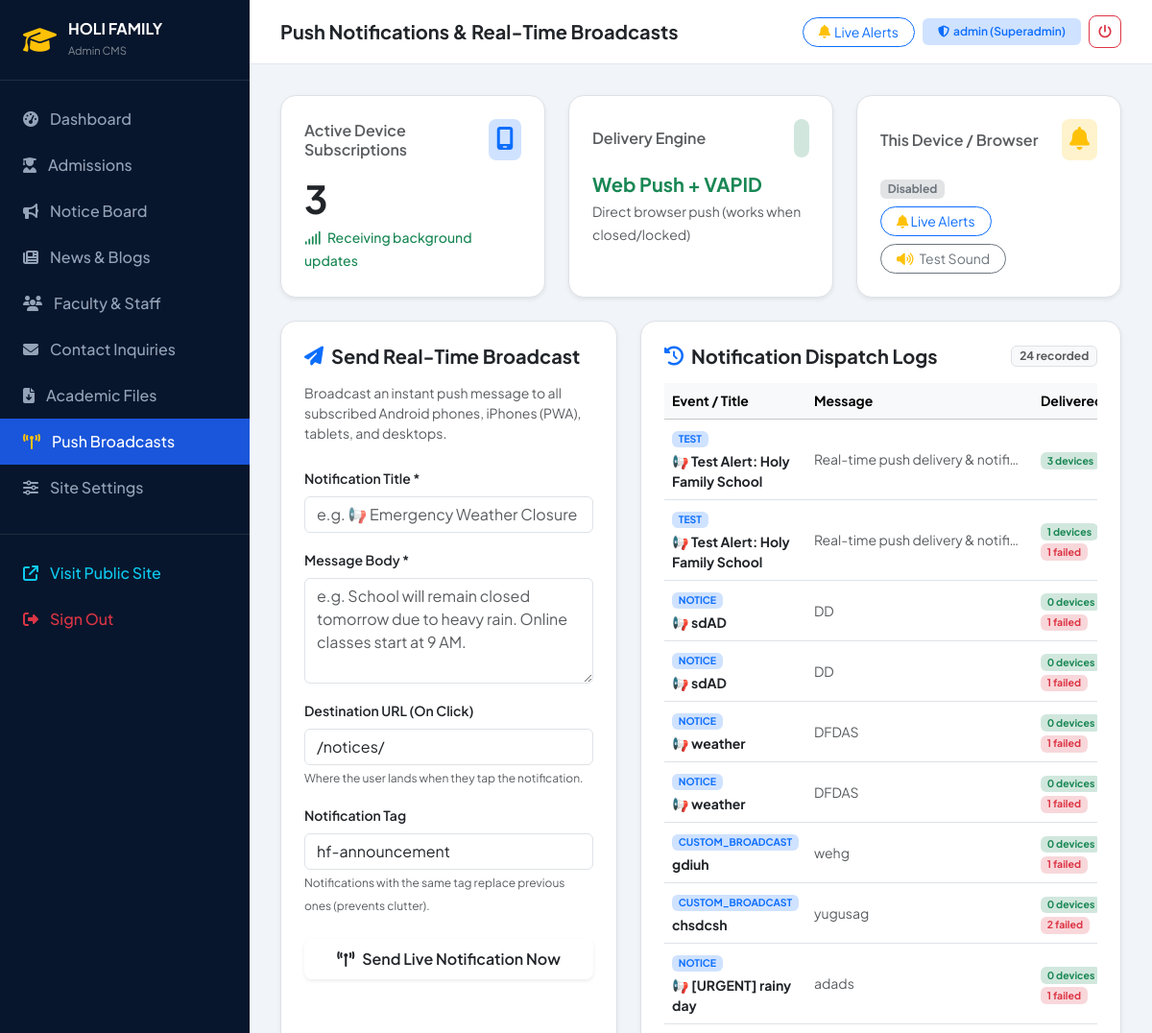
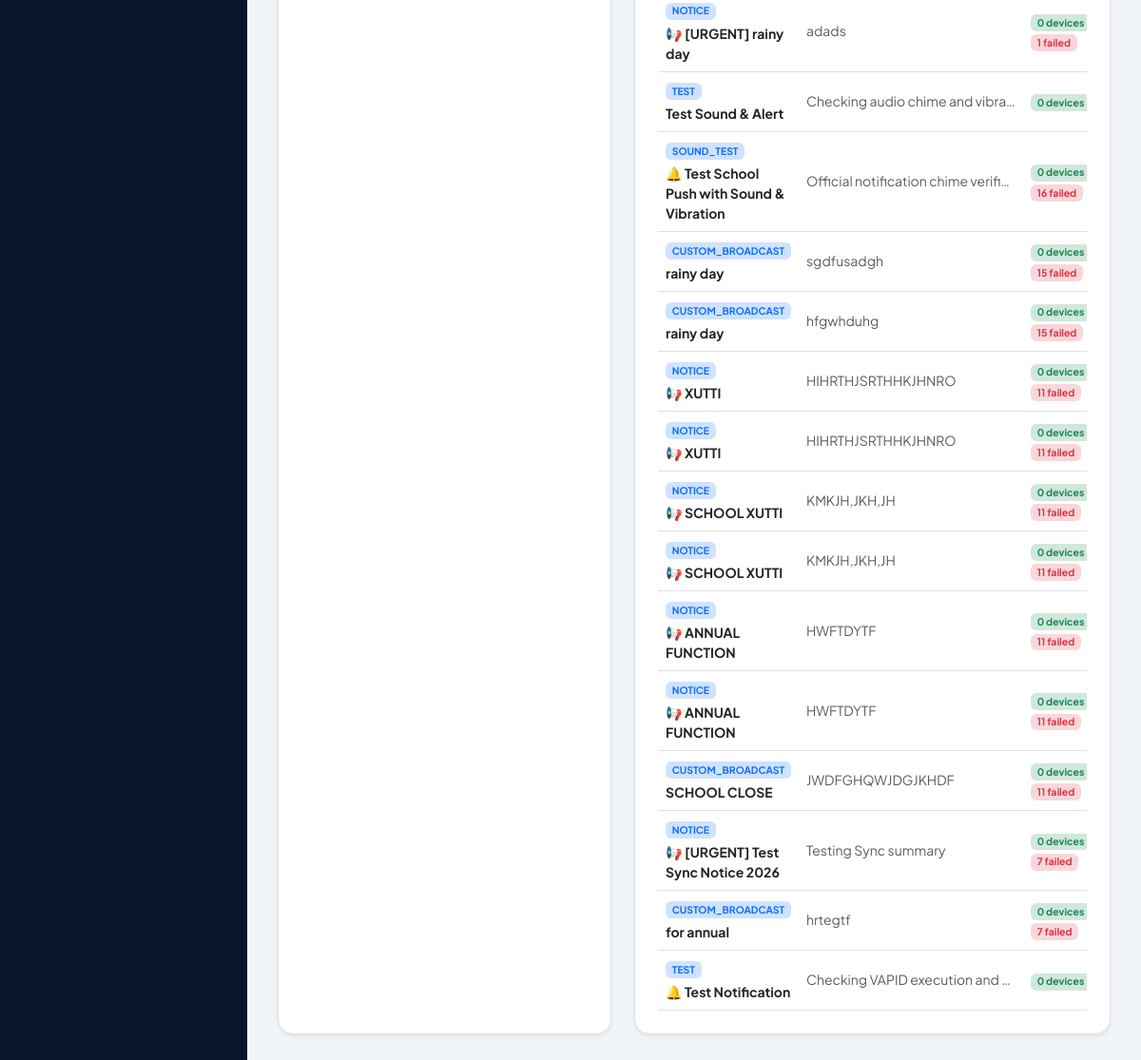
Page /portal/push/manager/ (signed in) on the committed database (2 pictures, top to bottom).
### portal/models.py (models this page shows, shortened)
class NotificationLog(models.Model):
    STATUS_CHOICES = [
        ('sent', 'Successfully Delivered'),
        ('failed', 'Failed'),
        ('partial', 'Partially Delivered'),
    ]
    title = models.CharField(max_length=255)
    body = models.TextField()
    url = models.CharField(max_length=500, default='/')
    icon = models.CharField(max_length=500, blank=True, default='/static/icons/icon-192x192.png')
    tag = models.CharField(max_length=100, blank=True, default='hf-announcement')
    event_type = models.CharField(max_length=100, default='general')
    success_count = models.PositiveIntegerField(default=0)
    failure_count = models.PositiveIntegerField(default=0)
    status = models.CharField(max_length=20, choices=STATUS_CHOICES, default='sent')
    created_at = models.DateTimeField(auto_now_add=True)
    class Meta:
        ordering = ['-created_at']
        verbose_name = "Notification Log"
        verbose_name_plural = "Notification Logs"

### portal/views.py (the view, shortened to what this page needs)
# urls.py: path('push/manager/', views.push_notifications_manager, name='push_manager'),
@login_required
def push_notifications_manager(request):
    subscriptions = PushSubscription.objects.filter(is_active=True)
    logs = NotificationLog.objects.all()[:30]
    return render(request, 'portal/push_manager.html', {
        'subscriptions': subscriptions,
        'logs': logs,
        'total_subscribers': subscriptions.count(),
    })

### school/context_processors.py (called while the page is built)
def school_global_context(request):
    school_info = SchoolProfile.objects.first()
    recent_notices = Notice.objects.filter(is_published=True)[:5]
    return {
        'school_info': school_info,
        'global_recent_notices': recent_notices,
    }

### templates/portal/push_manager.html (shortened to what this page needs)
{% extends 'portal/base_admin.html' %}
{% load static %}
{% block page_title %}Push Notifications & Real-Time Broadcasts{% endblock %}
{% block admin_content %}
<div class="row g-4 mb-4">
  <div class="col-md-4">
    <div class="admin-card p-4 h-100 border bg-white rounded-4 shadow-sm">
      <div class="d-flex align-items-center justify-content-between mb-3">
        <h6 class="text-muted fw-semibold mb-0">Active Device Subscriptions</h6>
        <div class="p-2 rounded-3 bg-primary-subtle text-primary">
          <i class="fa-solid fa-mobile-screen fs-4"></i>
        </div>
      </div>
      <h2 class="display-6 fw-bold text-dark mb-1">{{ total_subscribers }}</h2>
      <small class="text-success fw-medium"><i class="fa-solid fa-signal me-1"></i> Receiving background updates</small>
    </div>
  </div>
  <div class="col-md-4">
    <div class="admin-card p-4 h-100 border bg-white rounded-4 shadow-sm">
      <div class="d-flex align-items-center justify-content-between mb-3">
        <h6 class="text-muted fw-semibold mb-0">Delivery Engine</h6>
        <div class="p-2 rounded-3 bg-success-subtle text-success">
        </div>
      </div>
      <h5 class="fw-bold text-success mb-1">Web Push + VAPID</h5>
      <small class="text-muted">Direct browser push (works when closed/locked)</small>
    </div>
  </div>
  <div class="col-md-4">
    <div class="admin-card p-4 h-100 border bg-white rounded-4 shadow-sm">
      <div class="d-flex align-items-center justify-content-between mb-3">
        <h6 class="text-muted fw-semibold mb-0">This Device / Browser</h6>
        <div class="p-2 rounded-3 bg-warning-subtle text-warning">
          <i class="fa-solid fa-bell fs-4"></i>
        </div>
      </div>
      <div class="mb-2">
        <span data-push-status class="badge bg-secondary-subtle text-secondary">Checking...</span>
      </div>
      <div class="d-flex flex-wrap gap-2">
        <button type="button" data-push-toggle class="btn btn-sm btn-outline-primary rounded-pill px-3 py-1">
        </button>
        <button type="button" onclick="if(window.hfPWA) window.hfPWA.playNotificationSound();" class="btn btn-sm btn-outline-secondary rounded-pill px-3 py-1" title="Test Notification Chime">
          <i class="fa-solid fa-volume-high text-warning me-1"></i> Test Sound
        </button>
      </div>
    </div>
  </div>
</div>
<div class="row g-4">
  <div class="col-lg-5">
    <div class="admin-card p-4 bg-white border rounded-4 shadow-sm h-100">
      <h5 class="fw-bold text-dark mb-3 d-flex align-items-center gap-2">
        <i class="fa-solid fa-paper-plane text-primary"></i> Send Real-Time Broadcast
      </h5>
      <p class="text-muted small mb-4">
        Broadcast an instant push message to all subscribed Android phones, iPhones (PWA), tablets, and desktops.
      </p>
      <form method="POST" action="{% url 'portal:push_manager' %}">
        <div class="mb-3">
          <label class="form-label fw-semibold small">Notification Title *</label>
          <input type="text" name="title" class="form-control" placeholder="e.g. 📢 Emergency Weather Closure" required maxlength="100">
        </div>
        <div class="mb-3">
          <label class="form-label fw-semibold small">Message Body *</label>
          <textarea name="body" rows="4" class="form-control" placeholder="e.g. School will remain closed tomorrow due to heavy rain. Online classes start at 9 AM." required maxlength="300"></textarea>
        </div>
        <div class="mb-3">
          <label class="form-label fw-semibold small">Destination URL (On Click)</label>
          <input type="text" name="url" class="form-control" value="/notices/" placeholder="/notices/ or https://...">
          <small class="text-muted" style="font-size: 0.75rem;">Where the user lands when they tap the notification.</small>
        </div>
        <div class="mb-4">
          <label class="form-label fw-semibold small">Notification Tag</label>
          <input type="text" name="tag" class="form-control" value="hf-announcement" placeholder="hf-announcement">
          <small class="text-muted" style="font-size: 0.75rem;">Notifications with the same tag replace previous ones (prevents clutter).</small>
        </div>
        <button type="submit" class="btn btn-hf-primary w-100 py-2 fw-semibold rounded-3 shadow-sm d-flex align-items-center justify-content-center gap-2">
          <i class="fa-solid fa-tower-broadcast"></i>
          <span>Send Live Notification Now</span>
        </button>
      </form>
    </div>
  </div>
  <div class="col-lg-7">
    <div class="admin-card p-4 bg-white border rounded-4 shadow-sm h-100">
      <div class="d-flex justify-content-between align-items-center mb-3">
        <h5 class="fw-bold text-dark mb-0 d-flex align-items-center gap-2">
          <i class="fa-solid fa-clock-rotate-left text-primary"></i> Notification Dispatch Logs
        </h5>
        <span class="badge bg-light text-muted border">{{ logs.count }} recorded</span>
      </div>
      <div class="table-responsive">
        <table class="table table-hover align-middle mb-0 small">
          <thead class="table-light">
            <tr>
              <th>Event / Title</th>
              <th>Message</th>
              <th>Delivered</th>
            </tr>
          </thead>
          <tbody>
            {% for log in logs %}
            <tr>
              <td>
                <span class="badge bg-primary-subtle text-primary text-uppercase" style="font-size: 0.65rem;">{{ log.event_type }}</span>
                <div class="fw-bold text-dark mt-1">{{ log.title }}</div>
              </td>
              <td>
                <div class="text-truncate text-muted" style="max-width: 220px;" title="{{ log.body }}">{{ log.body }}</div>
              </td>
              <td>
                <span class="badge bg-success-subtle text-success">{{ log.success_count }} devices</span>
                {% if log.failure_count > 0 %}
                <span class="badge bg-danger-subtle text-danger">{{ log.failure_count }} failed</span>
                {% endif %}
              </td>
            </tr>
            {% endfor %}
          </tbody>
        </table>
      </div>
    </div>
  </div>
</div>
{% endblock %}

### templates/portal/base_admin.html (shortened to what this page needs)
{% load static %}
<!DOCTYPE html>
<html lang="en">
<head>
  <link href="https://cdn.jsdelivr.net/npm/bootstrap@5.3.3/dist/css/bootstrap.min.css" rel="stylesheet">
  <link rel="stylesheet" href="https://cdnjs.cloudflare.com/ajax/libs/font-awesome/6.5.1/css/all.min.css">
  <link rel="stylesheet" href="{% static 'css/admin.css' %}">
</head>
<body class="admin-body">
  <div class="admin-wrapper">
    <aside class="admin-sidebar">
      <div class="sidebar-brand">
        <i class="fa-solid fa-graduation-cap text-warning fs-3"></i>
        <div>
          <h6 class="fw-bold mb-0 text-white">HOLI FAMILY</h6>
          <small class="text-white-50" style="font-size: 0.7rem;">Admin CMS</small>
        </div>
      </div>
      <ul class="nav flex-column py-3">
        <li class="nav-item">
          <a class="nav-link {% if request.resolver_match.url_name == 'dashboard' %}active{% endif %}" href="{% url 'portal:dashboard' %}">
            <i class="fa-solid fa-gauge-high"></i> Dashboard
          </a>
        </li>
        <li class="nav-item">
          <a class="nav-link {% if 'admissions' in request.path %}active{% endif %}" href="{% url 'portal:manage_admissions' %}">
            <i class="fa-solid fa-user-graduate"></i> Admissions
          </a>
        </li>
        <li class="nav-item">
          <a class="nav-link {% if 'notices' in request.path %}active{% endif %}" href="{% url 'portal:manage_notices' %}">
            <i class="fa-solid fa-bullhorn"></i> Notice Board
          </a>
        </li>
        <li class="nav-item">
          <a class="nav-link {% if 'blogs' in request.path %}active{% endif %}" href="{% url 'portal:manage_blogs' %}">
            <i class="fa-solid fa-newspaper"></i> News & Blogs
          </a>
        </li>
        <li class="nav-item">
          <a class="nav-link {% if 'teachers' in request.path %}active{% endif %}" href="{% url 'portal:manage_teachers' %}">
            <i class="fa-solid fa-users"></i> Faculty & Staff
          </a>
        </li>
        <li class="nav-item">
          <a class="nav-link {% if 'messages' in request.path %}active{% endif %}" href="{% url 'portal:manage_messages' %}">
            <i class="fa-solid fa-envelope"></i> Contact Inquiries
          </a>
        </li>
        <li class="nav-item">
          <a class="nav-link {% if 'resources' in request.path %}active{% endif %}" href="{% url 'portal:manage_resources' %}">
            <i class="fa-solid fa-file-arrow-down"></i> Academic Files
          </a>
        </li>
        <li class="nav-item">
          <a class="nav-link {% if 'push' in request.path %}active{% endif %}" href="{% url 'portal:push_manager' %}">
            <i class="fa-solid fa-tower-broadcast text-warning"></i> Push Broadcasts
          </a>
        </li>
        <li class="nav-item">
          <a class="nav-link {% if 'settings' in request.path %}active{% endif %}" href="{% url 'portal:school_settings' %}">
            <i class="fa-solid fa-sliders"></i> Site Settings
          </a>
        </li>
        <li class="nav-item mt-4 pt-3 border-top border-secondary border-opacity-25">
          <a class="nav-link text-info" href="{% url 'home' %}" target="_blank">
            <i class="fa-solid fa-arrow-up-right-from-square"></i> Visit Public Site
          </a>
        </li>
        <li class="nav-item">
          <a class="nav-link text-danger" href="{% url 'portal:logout' %}">
            <i class="fa-solid fa-right-from-bracket"></i> Sign Out
          </a>
        </li>
      </ul>
    </aside>
    <div class="admin-main">
      <header class="admin-topbar">
        <div class="d-flex align-items-center gap-3 min-w-0">
          <h5 class="mb-0 fw-bold text-dark text-truncate">{% block page_title %}Dashboard Overview{% endblock %}</h5>
        </div>
        <div class="d-flex align-items-center gap-2 text-nowrap flex-shrink-0 ms-3">
          <button type="button" data-push-toggle class="btn btn-outline-primary btn-sm rounded-pill px-3 py-1 text-nowrap d-inline-flex align-items-center gap-1 shadow-2xs">
          </button>
          <span class="badge bg-primary-subtle text-primary px-3 py-2 fw-semibold d-inline-flex align-items-center gap-1 text-nowrap">
            <i class="fa-solid fa-shield-halved"></i> <span>{{ user.username }} ({{ user.is_superuser|yesno:"Superadmin,Editor" }})</span>
          </span>
          <a href="{% url 'portal:logout' %}" class="btn btn-outline-danger btn-sm rounded-3 d-inline-flex align-items-center justify-content-center" style="width: 34px; height: 34px;" title="Sign Out">
            <i class="fa-solid fa-power-off"></i>
          </a>
        </div>
      </header>
      <div class="admin-content">
        {% block admin_content %}{% endblock %}
      </div>
    </div>
  </div>
</body>
</html>

### static/css/admin.css (style rules this page uses)
:root { --hf-admin-sidebar-bg: #07162c; --hf-admin-sidebar-hover: #0f2b59; --hf-admin-sidebar-active: #1a56db; --hf-admin-header-bg: #ffffff; --hf-admin-body-bg: #f1f5f9; }
body.admin-body { background-color: var(--hf-admin-body-bg); font-family: 'Plus Jakarta Sans', sans-serif; }
.admin-wrapper { display: flex; min-height: 100vh; }
.admin-sidebar { width: 260px; background-color: var(--hf-admin-sidebar-bg); color: #cbd5e1; flex-shrink: 0; transition: all 0.3s ease; }
.admin-sidebar .sidebar-brand { padding: 20px 24px; border-bottom: 1px solid rgba(255, 255, 255, 0.1); display: flex; align-items: center; gap: 12px; color: #fff; }
.admin-sidebar .nav-link { color: #94a3b8; padding: 12px 24px; font-weight: 500; display: flex; align-items: center; gap: 12px; transition: all 0.2s ease; }
.admin-sidebar .nav-link.active { color: #ffffff; background-color: var(--hf-admin-sidebar-active); border-left: 4px solid var(--hf-gold-accent); }
.admin-main { flex-grow: 1; display: flex; flex-direction: column; min-width: 0; }
.admin-topbar { background-color: var(--hf-admin-header-bg); padding: 16px 32px; border-bottom: 1px solid #e2e8f0; display: flex; justify-content: space-between; align-items: center; flex-wrap: nowrap; gap: 16px; }
.admin-topbar .btn, .admin-topbar .badge { white-space: nowrap !important; }
.admin-content { padding: 32px; flex-grow: 1; }

### rows in the picture
NotificationLog: event_type "TEST", title "📢 Test Alert: Holy Family School", body "Real-time push delivery & notifi…", success_count "3"
NotificationLog: event_type "TEST", title "📢 Test Alert: Holy Family School", body "Real-time push delivery & notifi…", success_count "1", failure_count "1"
NotificationLog: event_type "NOTICE", title "📢 sdAD", body "DD", success_count "0", failure_count "1"
NotificationLog: event_type "NOTICE", title "📢 sdAD", body "DD", success_count "0", failure_count "1"
NotificationLog: event_type "NOTICE", title "📢 weather", body "DFDAS", success_count "0", failure_count "1"
NotificationLog: event_type "NOTICE", title "📢 weather", body "DFDAS", success_count "0", failure_count "1"
NotificationLog: event_type "CUSTOM_BROADCAST", title "gdiuh", body "wehg", success_count "0", failure_count "1"
NotificationLog: event_type "CUSTOM_BROADCAST", title "chsdcsh", body "yugusag", success_count "0", failure_count "2"
NotificationLog: event_type "NOTICE", title "📢 [URGENT] rainy day", body "adads", success_count "0", failure_count "1"
NotificationLog: event_type "NOTICE", title "📢 [URGENT] rainy day", body "adads", success_count "0", failure_count "1"
NotificationLog: event_type "TEST", title "Test Sound & Alert", body "Checking audio chime and vibra…", success_count "0"
NotificationLog: event_type "SOUND_TEST", title "🔔 Test School Push with Sound & Vibration", body "Official notification chime verifi…", success_count "0", failure_count "16"
NotificationLog: event_type "CUSTOM_BROADCAST", title "rainy day", body "sgdfusadgh", success_count "0", failure_count "15"
NotificationLog: event_type "CUSTOM_BROADCAST", title "rainy day", body "hfgwhduhg", success_count "0", failure_count "15"
NotificationLog: event_type "NOTICE", title "📢 XUTTI", body "HIHRTHJSRTHHKJHNRO", success_count "0", failure_count "11"
NotificationLog: event_type "NOTICE", title "📢 XUTTI", body "HIHRTHJSRTHHKJHNRO", success_count "0", failure_count "11"
NotificationLog: event_type "NOTICE", title "📢 SCHOOL XUTTI", body "KMKJH,JKH,JH", success_count "0", failure_count "11"
NotificationLog: event_type "NOTICE", title "📢 SCHOOL XUTTI", body "KMKJH,JKH,JH", success_count "0", failure_count "11"
NotificationLog: event_type "NOTICE", title "📢 ANNUAL FUNCTION", body "HWFTDYTF", success_count "0", failure_count "11"
NotificationLog: event_type "NOTICE", title "📢 ANNUAL FUNCTION", body "HWFTDYTF", success_count "0", failure_count "11"
NotificationLog: event_type "CUSTOM_BROADCAST", title "SCHOOL CLOSE", body "JWDFGHQWJDGJKHDF", success_count "0", failure_count "11"
NotificationLog: event_type "NOTICE", title "📢 [URGENT] Test Sync Notice 2026", body "Testing Sync summary", success_count "0", failure_count "7"
NotificationLog: event_type "CUSTOM_BROADCAST", title "for annual", body "hrtegtf", success_count "0", failure_count "7"
NotificationLog: event_type "TEST", title "🔔 Test Notification", body "Checking VAPID execution and…", success_count "0"

### other values in the picture
{{ user.username }} "admin"
{{ user.is_superuser|yesno:"Superadmin,Editor" }} "Superadmin"
{{ total_subscribers }} "3"
{{ logs.count }} "24"
